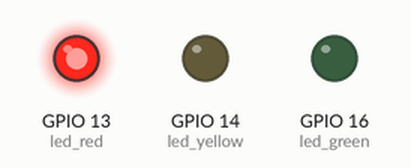
The program below on a simulated ESP32 board running MicroPython. Shown: output pins drawn as LEDs (lit = HIGH).

Above: at 2.5 s.
At 6.2 s:
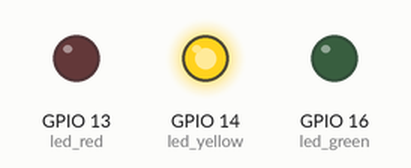
At 7.7 s:
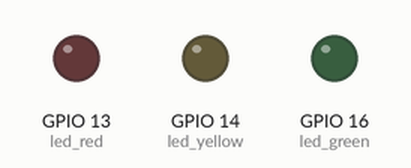
At 10.5 s:
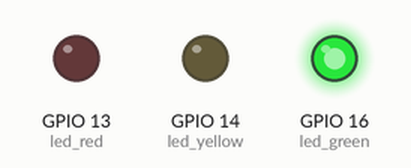
Timing chart, 0 to 16.9 s (numbered marks = the images above):
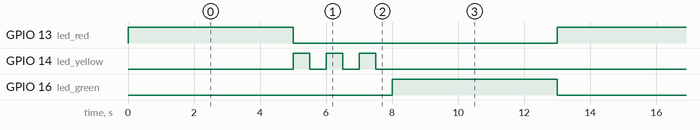

Measured:
- by itself, GPIO 13 (led_red), GPIO 16 (led_green): alternates HIGH for 5.0 s and LOW for 8.0 s
- by itself, GPIO 14 (led_yellow): repeats every 13.0 s: 2 × (LOW 0.50 s, HIGH 0.50 s), LOW 10.5 s, HIGH 0.50 s
- by itself, everything shown: repeats every 13.0 s, in 8 steps

The program:

step1_traffic_light.py
```python
from machine import Pin                   # 핀 기능
import time                               # 시간 기능

led_red = Pin(13, Pin.OUT)                # IO13 → 빨강
led_yellow = Pin(14, Pin.OUT)             # IO14 → 노랑
led_green = Pin(16, Pin.OUT)              # IO16 → 초록

while True:
    led_red.value(1)                      # 빨간불 켜기
    time.sleep(5)                         # 5초 기다리기
    led_red.value(0)                      # 빨간불 끄기

    led_yellow.value(1)                   # 노란불 깜빡 1
    time.sleep(0.5)
    led_yellow.value(0)
    time.sleep(0.5)
    led_yellow.value(1)                   # 노란불 깜빡 2
    time.sleep(0.5)
    led_yellow.value(0)
    time.sleep(0.5)
    led_yellow.value(1)                   # 노란불 깜빡 3
    time.sleep(0.5)
    led_yellow.value(0)
    time.sleep(0.5)

    led_green.value(1)                    # 초록불 켜기
    time.sleep(5)
    led_green.value(0)
```
